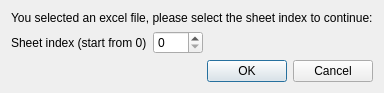
<?xml version="1.0" encoding="UTF-8"?>
<ui version="4.0">
 <class>Dialog</class>
 <widget class="QDialog" name="Dialog">
  <property name="geometry">
   <rect>
    <x>0</x>
    <y>0</y>
    <width>347</width>
    <height>86</height>
   </rect>
  </property>
  <property name="windowTitle">
   <string>Dialog</string>
  </property>
  <layout class="QFormLayout" name="formLayout">
   <item row="0" column="0" colspan="2">
    <widget class="QLabel" name="label_2">
     <property name="text">
      <string>You selected an excel file, please select the sheet index to continue:</string>
     </property>
    </widget>
   </item>
   <item row="1" column="0">
    <widget class="QLabel" name="label">
     <property name="text">
      <string>Sheet index (start from 0)</string>
     </property>
    </widget>
   </item>
   <item row="1" column="1">
    <widget class="QSpinBox" name="pageSB">
     <property name="maximumSize">
      <size>
       <width>50</width>
       <height>16777215</height>
      </size>
     </property>
    </widget>
   </item>
   <item row="2" column="0" colspan="2">
    <widget class="QDialogButtonBox" name="buttonBox">
     <property name="orientation">
      <enum>Qt::Horizontal</enum>
     </property>
     <property name="standardButtons">
      <set>QDialogButtonBox::Cancel|QDialogButtonBox::Ok</set>
     </property>
    </widget>
   </item>
  </layout>
 </widget>
 <resources/>
 <connections>
  <connection>
   <sender>buttonBox</sender>
   <signal>accepted()</signal>
   <receiver>Dialog</receiver>
   <slot>accept()</slot>
   <hints>
    <hint type="sourcelabel">
     <x>248</x>
     <y>254</y>
    </hint>
    <hint type="destinationlabel">
     <x>157</x>
     <y>274</y>
    </hint>
   </hints>
  </connection>
  <connection>
   <sender>buttonBox</sender>
   <signal>rejected()</signal>
   <receiver>Dialog</receiver>
   <slot>reject()</slot>
   <hints>
    <hint type="sourcelabel">
     <x>316</x>
     <y>260</y>
    </hint>
    <hint type="destinationlabel">
     <x>286</x>
     <y>274</y>
    </hint>
   </hints>
  </connection>
 </connections>
</ui>
